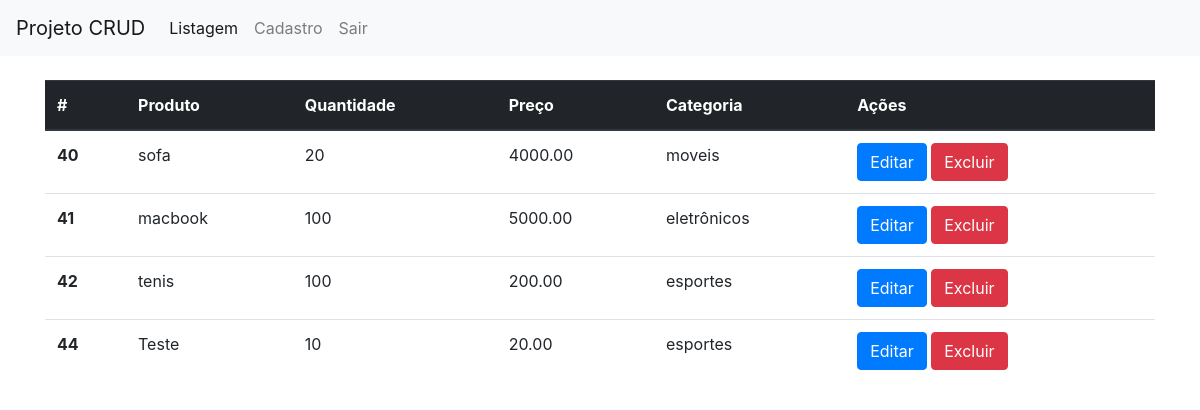
Page /lista.php (signed in) on the committed database.
### tables this page shows
CREATE TABLE `produtos` (
  `id` int(11) NOT NULL AUTO_INCREMENT,
  `nome` varchar(100) NOT NULL,
  `preco` decimal(10,2) NOT NULL,
  `quant` int(11) NOT NULL,
  `id_categoria` int(11) NOT NULL,
  PRIMARY KEY (`id`)
);

CREATE TABLE `categorias` (
  `id` int(11) NOT NULL AUTO_INCREMENT,
  `nome` varchar(100) NOT NULL,
  `descricao` varchar(255) DEFAULT NULL,
  PRIMARY KEY (`id`)
);

### inc/utils.php (called while the page is built, shortened)
<?php
function navActive($pg, $key) {
  if($pg == $key) {
    return "active";
  }
}
function getProducts($conn) {
  $query = "SELECT
              p.id,
              p.nome AS nome_produto,
              p.preco,
              p.quant,
              c.nome AS nome_categoria
            FROM
              produtos AS p
            INNER JOIN
              categorias AS c
            ON
              (p.id_categoria = c.id)
            ORDER BY
              p.id
            ASC";
  return mysqli_query($conn, $query);
}
function getProduct($result) {
  return mysqli_fetch_assoc($result);
}

### lista.php (the view, shortened to what this page needs)
<?php
include_once("inc/utils.php");
$page = "LISTA";
if($conn = getConn()) {
  $result = getProducts($conn);
}
?>
<!doctype html>
<html lang="en">
  <head>
    <?php include_once("inc/header.php"); ?>
  </head>
  <body>
    <?php include_once("inc/navbar.php"); ?>
    <div class="container">
      <br>
      <table class="table">
        <thead class="thead-dark">
          <tr>
            <th scope="col">#</th>
            <th scope="col">Produto</th>
            <th scope="col">Quantidade</th>
            <th scope="col">Preço</th>
            <th scope="col">Categoria</th>
            <th scope="col">Ações</th>
          </tr>
        </thead>
        <tbody>
          <?php while($prod = getProduct($result)): ?>
          <tr>
            <th scope="row"><?= $prod["id"] ?></th>
            <td><?= $prod["nome_produto"] ?></td>
            <td><?= $prod["quant"] ?></td>
            <td><?= $prod["preco"] ?></td>
            <td><?= $prod["nome_categoria"] ?></td>
            <td>
              <form action="editar.php" method="GET">
                <button type="submit" class="btn btn-primary">Editar</button>
              </form>
              <form action="excluir.php" method="POST">
                <button type="submit" class="btn btn-danger">Excluir</button>
              </form>
            </td>
          </tr>
          <?php endwhile; ?>
        </tbody>
      </table>
    </div>
  </body>
</html>

### inc/header.php (shortened to what this page needs)
<link rel="stylesheet" href="https://stackpath.bootstrapcdn.com/bootstrap/4.1.1/css/bootstrap.min.css">
<link rel="stylesheet" href="../assets/css/crud.css">

### inc/navbar.php
<nav class="navbar navbar-expand-lg navbar-light bg-light">
  <a class="navbar-brand" href="#">Projeto CRUD</a>
  <div class="collapse navbar-collapse" id="navbarNav">
    <ul class="navbar-nav">
      <li class="nav-item <?= navActive($page, "LISTA"); ?>">
        <a class="nav-link" href="lista.php">Listagem</a>
      </li>
      <li class="nav-item <?= navActive($page, "CADASTRO"); ?>">
        <a class="nav-link" href="cadastro.php">Cadastro</a>
      </li>
      <li class="nav-item">
        <a class="nav-link" href="logout.php">Sair</a>
      </li>
    </ul>
  </div>
</nav>

### assets/css/crud.css (style rules this page uses)
.table form { display: inline-block; }

### rows in the picture
produtos: id "40", nome "sofa", quant "20", preco "4000.00", id_categoria.nome "moveis"
produtos: id "41", nome "macbook", quant "100", preco "5000.00", id_categoria.nome "eletrônicos"
produtos: id "42", nome "tenis", quant "100", preco "200.00", id_categoria.nome "esportes"
produtos: id "44", nome "Teste", quant "10", preco "20.00", id_categoria.nome "esportes"
